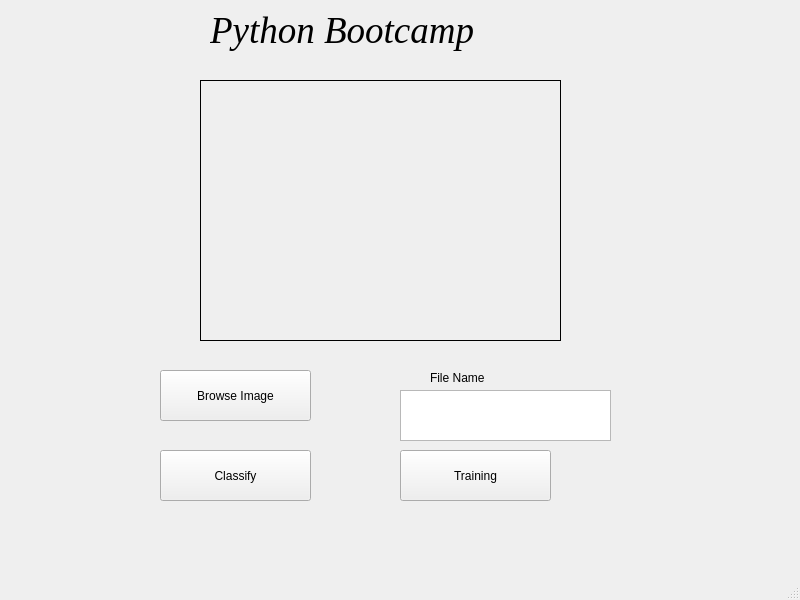
<?xml version="1.0" encoding="UTF-8"?>
<ui version="4.0">
 <class>MainWindow</class>
 <widget class="QMainWindow" name="MainWindow">
  <property name="geometry">
   <rect>
    <x>0</x>
    <y>0</y>
    <width>800</width>
    <height>600</height>
   </rect>
  </property>
  <property name="windowTitle">
   <string>MainWindow</string>
  </property>
  <widget class="QWidget" name="centralwidget">
   <widget class="QPushButton" name="BrowseImage">
    <property name="geometry">
     <rect>
      <x>160</x>
      <y>370</y>
      <width>151</width>
      <height>51</height>
     </rect>
    </property>
    <property name="text">
     <string>Browse Image</string>
    </property>
   </widget>
   <widget class="QLabel" name="imageLbl">
    <property name="geometry">
     <rect>
      <x>200</x>
      <y>80</y>
      <width>361</width>
      <height>261</height>
     </rect>
    </property>
    <property name="frameShape">
     <enum>QFrame::Box</enum>
    </property>
    <property name="text">
     <string/>
    </property>
   </widget>
   <widget class="QLabel" name="label_2">
    <property name="geometry">
     <rect>
      <x>210</x>
      <y>0</y>
      <width>351</width>
      <height>61</height>
     </rect>
    </property>
    <property name="font">
     <font>
      <family>Times New Roman</family>
      <pointsize>28</pointsize>
      <weight>50</weight>
      <italic>true</italic>
      <bold>false</bold>
     </font>
    </property>
    <property name="text">
     <string>Python Bootcamp</string>
    </property>
   </widget>
   <widget class="QPushButton" name="Classify">
    <property name="geometry">
     <rect>
      <x>160</x>
      <y>450</y>
      <width>151</width>
      <height>51</height>
     </rect>
    </property>
    <property name="text">
     <string>Classify</string>
    </property>
   </widget>
   <widget class="QLabel" name="label">
    <property name="geometry">
     <rect>
      <x>430</x>
      <y>370</y>
      <width>111</width>
      <height>16</height>
     </rect>
    </property>
    <property name="text">
     <string>File Name</string>
    </property>
   </widget>
   <widget class="QPushButton" name="Training">
    <property name="geometry">
     <rect>
      <x>400</x>
      <y>450</y>
      <width>151</width>
      <height>51</height>
     </rect>
    </property>
    <property name="text">
     <string>Training</string>
    </property>
   </widget>
   <widget class="QTextEdit" name="textEdit">
    <property name="geometry">
     <rect>
      <x>400</x>
      <y>390</y>
      <width>211</width>
      <height>51</height>
     </rect>
    </property>
   </widget>
  </widget>
  <widget class="QMenuBar" name="menubar">
   <property name="geometry">
    <rect>
     <x>0</x>
     <y>0</y>
     <width>800</width>
     <height>26</height>
    </rect>
   </property>
  </widget>
  <widget class="QStatusBar" name="statusbar"/>
 </widget>
 <resources/>
 <connections/>
</ui>
